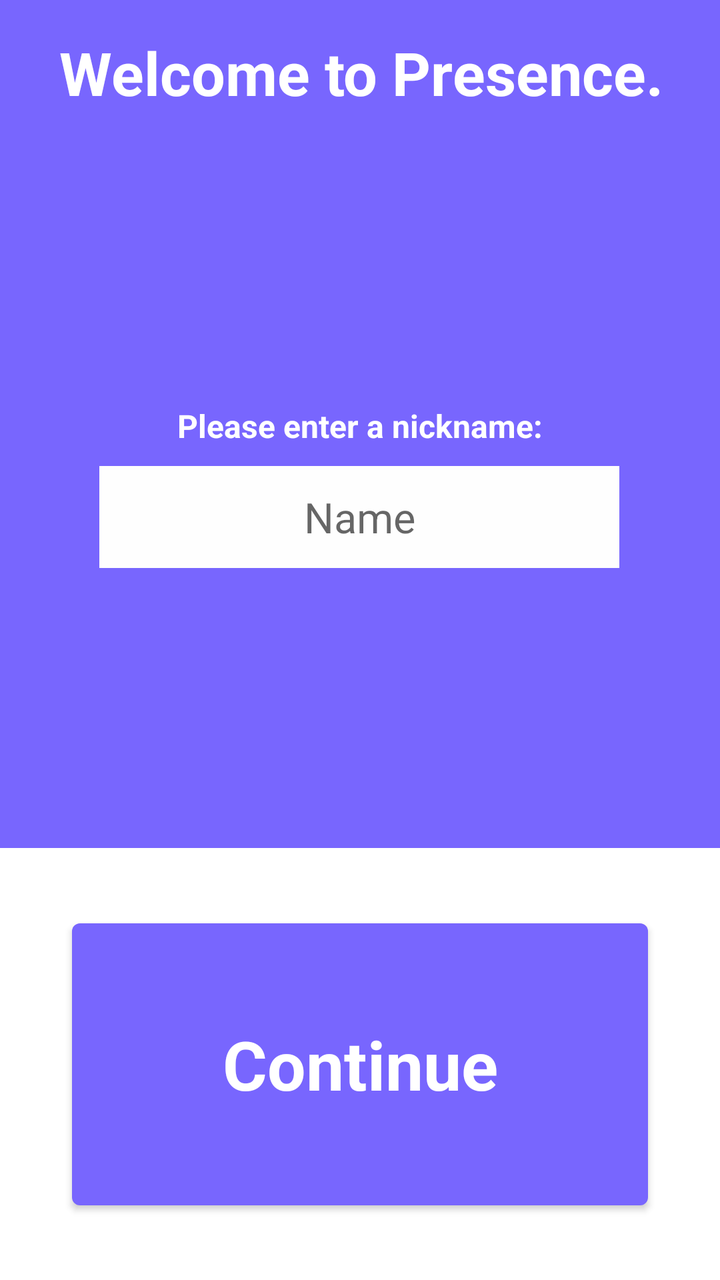
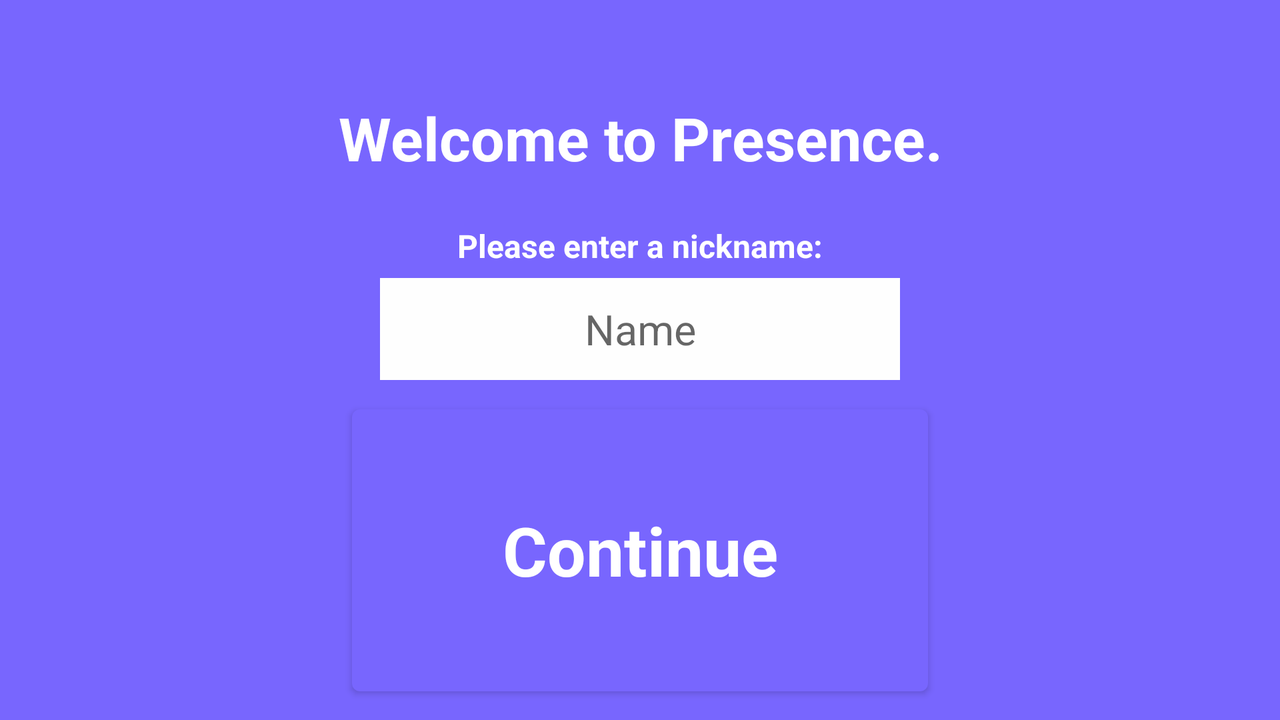

Compare how this app lays out the same screen by default and in its alternative resource folder. The renders come first, then the two layout files and the values they reference.
<!-- AndroidManifest.xml: application theme Theme.Presence -->
<!-- res/layout/activity_registration.xml -->
<?xml version="1.0" encoding="utf-8"?>
<androidx.constraintlayout.widget.ConstraintLayout xmlns:android="http://schemas.android.com/apk/res/android"
    xmlns:app="http://schemas.android.com/apk/res-auto"
    xmlns:tools="http://schemas.android.com/tools"
    android:layout_width="match_parent"
    android:layout_height="match_parent"
    tools:context=".activities.RegistrationActivity">

    <androidx.appcompat.widget.Toolbar
        android:id="@+id/topRect"
        android:layout_width="436dp"
        android:layout_height="424dp"
        android:background="?attr/colorPrimary"
        android:minHeight="?attr/actionBarSize"
        android:theme="?attr/actionBarTheme"
        app:layout_constraintEnd_toEndOf="parent"
        app:layout_constraintStart_toStartOf="parent"
        app:layout_constraintTop_toTopOf="parent" />

    <Button
        android:id="@+id/continueButton"
        android:layout_width="288dp"
        android:layout_height="153dp"
        android:text="Continue"
        android:textAppearance="@style/TextAppearance.AppCompat.Body1"
        android:textSize="34sp"
        android:textStyle="bold"
        app:layout_constraintBottom_toBottomOf="parent"
        app:layout_constraintEnd_toEndOf="parent"
        app:layout_constraintStart_toStartOf="parent"
        app:layout_constraintTop_toBottomOf="@+id/topRect" />

    <TextView
        android:id="@+id/welcomeText"
        android:layout_width="373dp"
        android:layout_height="55dp"
        android:layout_marginTop="16dp"
        android:text="Welcome to Presence."
        android:textAlignment="center"
        android:textColor="#FFFFFF"
        android:textSize="30sp"
        android:textStyle="bold"
        app:layout_constraintEnd_toEndOf="parent"
        app:layout_constraintStart_toStartOf="parent"
        app:layout_constraintTop_toTopOf="@+id/topRect" />

    <EditText
        android:id="@+id/nameText"
        android:layout_width="260dp"
        android:layout_height="51dp"
        android:layout_marginBottom="140dp"
        android:background="#FEFEFE"
        android:ems="10"
        android:hint="Name"
        android:inputType="textPersonName"
        android:textAlignment="center"
        android:textSize="21dp"
        app:layout_constraintBottom_toBottomOf="@+id/topRect"
        app:layout_constraintEnd_toEndOf="parent"
        app:layout_constraintHorizontal_bias="0.496"
        app:layout_constraintStart_toStartOf="parent" />

    <TextView
        android:id="@+id/namePrompt"
        android:layout_width="260dp"
        android:layout_height="27dp"
        android:layout_marginBottom="4dp"
        android:text="Please enter a nickname:"
        android:textAlignment="center"
        android:textAllCaps="false"
        android:textColor="#FFFFFF"
        android:textSize="16sp"
        android:textStyle="bold"
        app:layout_constraintBottom_toTopOf="@+id/nameText"
        app:layout_constraintEnd_toEndOf="parent"
        app:layout_constraintStart_toStartOf="parent" />

</androidx.constraintlayout.widget.ConstraintLayout>
<!-- resources referenced by this layout -->
<resources>
  <style name="Theme.Presence" parent="Theme.MaterialComponents.DayNight.NoActionBar">
          
          <item name="colorPrimary">@color/purple_3</item>
          <item name="colorPrimaryVariant">@color/purple_1</item>
          <item name="colorOnPrimary">@color/white</item>
          
          <item name="colorSecondary">@color/teal_200</item>
          <item name="colorSecondaryVariant">@color/teal_700</item>
          <item name="colorOnSecondary">@color/black</item>
          
          <item name="android:statusBarColor">?attr/colorPrimaryVariant</item>
          
      </style>
  <color name="purple_3">#7866FE</color>
  <color name="purple_1">#7A7AD0</color>
  <color name="white">#FFFFFFFF</color>
  <color name="teal_200">#FF03DAC5</color>
  <color name="teal_700">#FF018786</color>
  <color name="black">#FF000000</color>
</resources>
<!-- res/layout-land/activity_registration.xml (the repository's variant of the layout above) -->
<!-- drawn on the phone turned sideways -->
<?xml version="1.0" encoding="utf-8"?>
<androidx.constraintlayout.widget.ConstraintLayout xmlns:android="http://schemas.android.com/apk/res/android"
    xmlns:app="http://schemas.android.com/apk/res-auto"
    xmlns:tools="http://schemas.android.com/tools"
    android:layout_width="match_parent"
    android:layout_height="match_parent"
    tools:context=".activities.RegistrationActivity">

    <androidx.appcompat.widget.Toolbar
        android:id="@+id/topRect"
        android:layout_width="match_parent"
        android:layout_height="match_parent"
        android:background="?attr/colorPrimary"
        android:minHeight="?attr/actionBarSize"
        android:theme="?attr/actionBarTheme"
        app:layout_constraintEnd_toEndOf="parent"
        app:layout_constraintStart_toStartOf="parent"
        app:layout_constraintTop_toTopOf="parent" />

    <TextView
        android:id="@+id/welcomeText"
        android:layout_width="373dp"
        android:layout_height="55dp"
        android:layout_marginTop="40dp"
        android:text="Welcome to Presence."
        android:textAlignment="center"
        android:textColor="#FFFFFF"
        android:textSize="30sp"
        android:textStyle="bold"
        app:layout_constraintBottom_toTopOf="@+id/nameConstraint"
        app:layout_constraintEnd_toEndOf="parent"
        app:layout_constraintStart_toStartOf="parent"
        app:layout_constraintTop_toTopOf="parent"
        app:layout_constraintVertical_bias="0.333" />

    <androidx.constraintlayout.widget.ConstraintLayout
        android:id="@+id/nameConstraint"
        android:layout_width="match_parent"
        android:layout_height="wrap_content"
        app:layout_constraintTop_toBottomOf="@+id/welcomeText"
        app:layout_constraintBottom_toTopOf="@+id/continueButton">

        <TextView
            android:id="@+id/namePrompt"
            android:layout_width="260dp"
            android:layout_height="27dp"
            android:text="Please enter a nickname:"
            android:textAlignment="center"
            android:textAllCaps="false"
            android:textColor="#FFFFFF"
            android:textSize="16sp"
            android:textStyle="bold"
            app:layout_constraintBottom_toTopOf="@+id/nameText"
            app:layout_constraintEnd_toEndOf="parent"
            app:layout_constraintHorizontal_bias="0.5"
            app:layout_constraintStart_toStartOf="parent"
            app:layout_constraintTop_toTopOf="parent" />

        <EditText
            android:id="@+id/nameText"
            android:layout_width="260dp"
            android:layout_height="51dp"
            android:background="#FEFEFE"
            android:ems="10"
            android:hint="Name"
            android:inputType="textPersonName"
            android:textAlignment="center"
            android:textSize="21dp"
            app:layout_constraintEnd_toEndOf="parent"
            app:layout_constraintHorizontal_bias="0.5"
            app:layout_constraintStart_toStartOf="parent"
            app:layout_constraintTop_toBottomOf="@+id/namePrompt"
            app:layout_constraintBottom_toBottomOf="parent"/>
    </androidx.constraintlayout.widget.ConstraintLayout>

    <Button
        android:id="@+id/continueButton"
        android:layout_width="288dp"
        android:layout_height="153dp"
        android:text="Continue"
        android:textAppearance="@style/TextAppearance.AppCompat.Body1"
        android:textSize="34sp"
        android:textStyle="bold"
        app:layout_constraintBottom_toBottomOf="parent"
        app:layout_constraintEnd_toEndOf="parent"
        app:layout_constraintStart_toStartOf="parent"
        app:layout_constraintTop_toBottomOf="@+id/nameConstraint" />

</androidx.constraintlayout.widget.ConstraintLayout>
